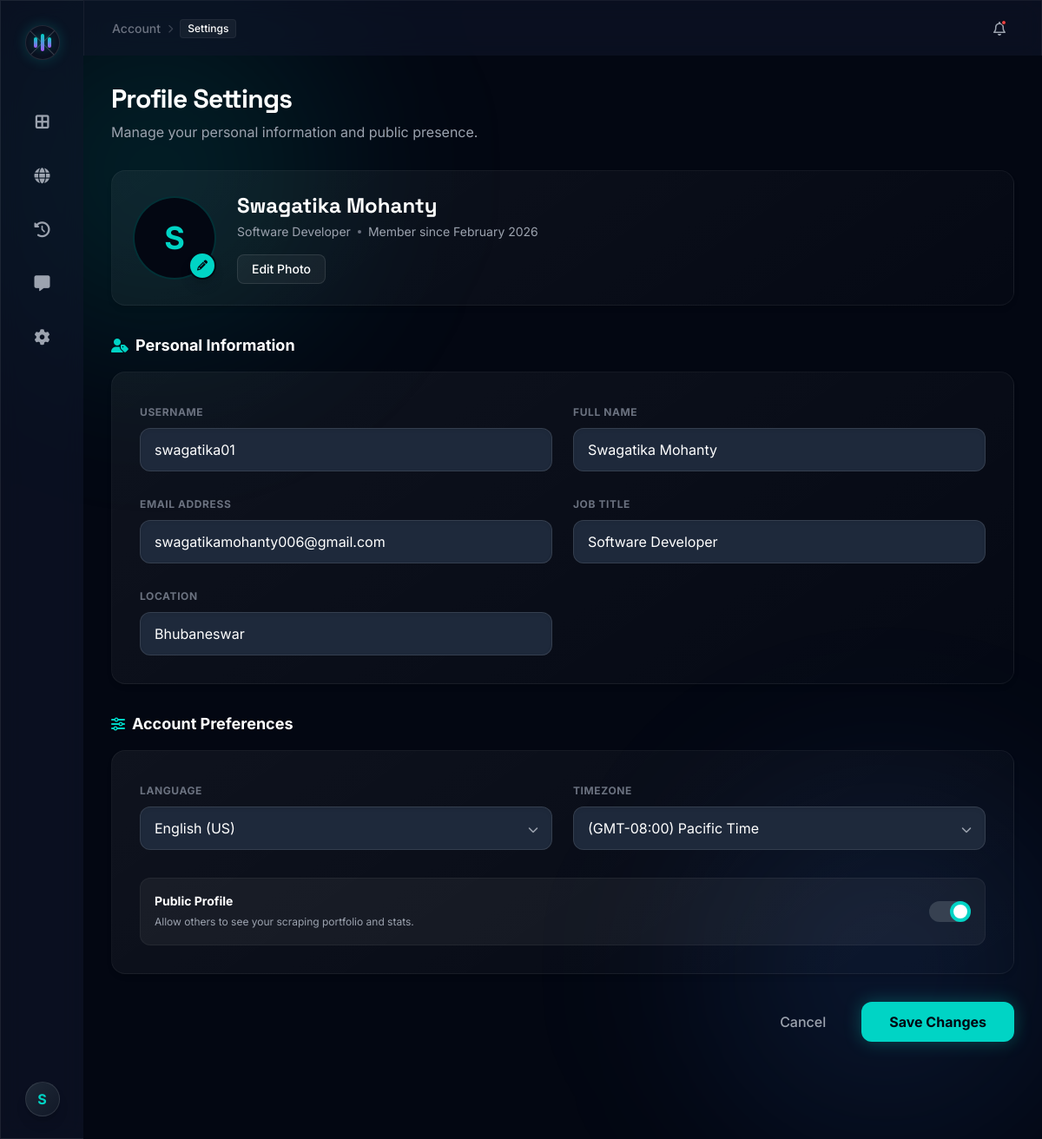
The app's page /dashboard/settings/profile/ (signed in), older data.
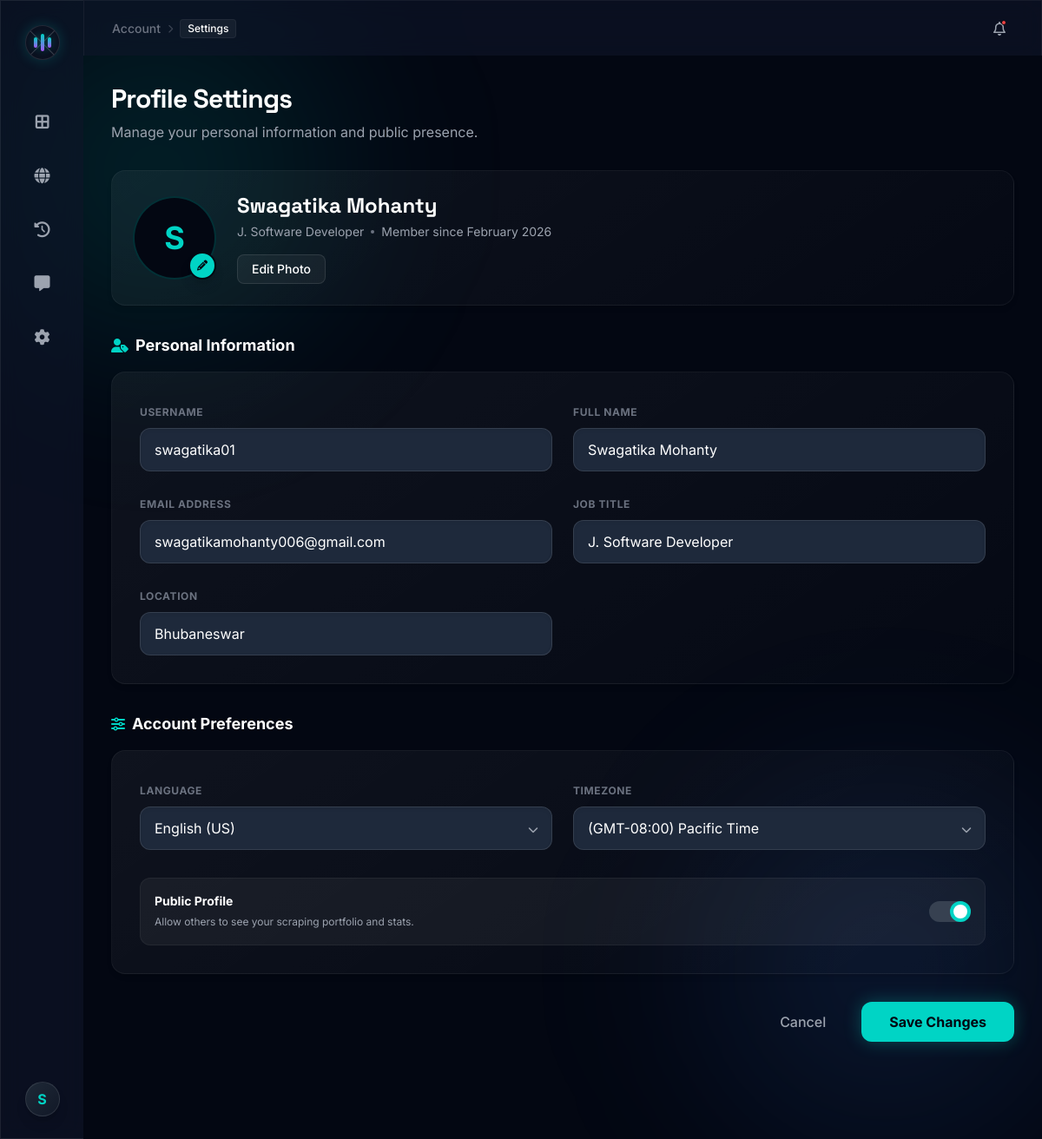
The same page, newer data.
### apps/users/models.py (models this page shows, shortened)
class User(AbstractUser):
    ROLE_ADMIN = 'ADMIN'
    ROLE_USER = 'USER'
    ROLE_CHOICES = (
        (ROLE_ADMIN, 'Admin'),
        (ROLE_USER, 'User'),
    )
    bio = models.TextField(blank=True, null=True)
    job_title = models.CharField(max_length=100, blank=True, null=True)
    location = models.CharField(max_length=100, blank=True, null=True)
    avatar = models.ImageField(upload_to='avatars/', blank=True, null=True)
    otp_code = models.CharField(max_length=6, blank=True, null=True)
    otp_created_at = models.DateTimeField(blank=True, null=True)
    role = models.CharField(max_length=10, choices=ROLE_CHOICES, default=ROLE_USER)
    is_banned = models.BooleanField(default=False)
    class Meta:
        db_table = 'users'

### core/views.py (the view, shortened to what this page needs)
# urls.py: path('dashboard/settings/<str:section>/', settings_section, name='settings_section'),
@user_required
def settings_section(request, section):
    _normalize_username(request.user)
    valid_sections = {'profile', 'plan', 'api', 'privacy', 'security'}
    active_section = section if section in valid_sections else 'profile'
    context = {'active_section': active_section}
    return render(request, 'dashboard/settings.html', context)

### core/views.py (called while the page is built, shortened)
def _normalize_username(user):
    if not user or not user.username:
        return
    if '@' not in user.username:
        return

### templates/dashboard/settings.html (shortened to what the changed rows need)
{% extends 'dashboard/base_dashboard.html' %}
{% load static %}
{% load humanize %}
{% block content %}
<div class="flex-1 overflow-y-auto p-8 scroll-smooth h-[calc(100vh-4rem)]">
    <div class="max-w-6xl mx-auto flex gap-10">
        <div class="flex-1 space-y-10 pb-20 animate-slide-up" style="animation-delay: 0.1s;">
            {% if active_section == 'profile' or not active_section %}
            <section id="profile">
                <div class="mb-8">
                    <h2 class="text-3xl font-display font-bold text-white mb-2 tracking-tight">Profile Settings</h2>
                    <p class="text-gray-400">Manage your personal information and public presence.</p>
                </div>
                <form method="POST" action="{% url 'update_profile' %}" enctype="multipart/form-data">
                    <div class="glass-card rounded-2xl p-6 mb-8 flex flex-col md:flex-row items-center gap-6">
                        <div class="relative group cursor-pointer" onclick="document.getElementById('avatar-input').click()">
                            <div class="w-24 h-24 rounded-full bg-dark-bg border-2 border-brand/20 flex items-center justify-center text-brand text-4xl font-bold overflow-hidden">
                                {% if user.avatar %}
                                <img src="{{ user.avatar.url }}" alt="Profile" class="w-full h-full object-cover">
                                {% else %}
                                <span>{{ user.username|make_list|first|upper }}</span>
                                {% endif %}
                            </div>
                            <div class="absolute bottom-0 right-0 w-8 h-8 bg-brand rounded-full flex items-center justify-center text-dark-bg border-2 border-dark-bg shadow-lg transition-transform group-hover:scale-110">
                                <i class="fa-solid fa-pencil text-xs"></i>
                            </div>
                        </div>
                        <div class="flex-1 text-center md:text-left">
                            {% if user.first_name or user.last_name %}
                            <h3 class="text-2xl font-bold text-white font-display">{{ user.first_name }}{% if user.last_name %} {{ user.last_name }}{% endif %}</h3>
                            {% else %}
                            <h3 class="text-2xl font-bold text-white font-display">{{ user.username }}</h3>
                            {% endif %}
                            <p class="text-sm text-gray-400 mt-1 flex items-center justify-center md:justify-start gap-2">
                                <span>{{ user.job_title|default:"Senior Data Architect" }}</span>
                                <span class="w-1 h-1 rounded-full bg-gray-500"></span>
                                <span>Member since {{ user.date_joined|date:"F Y" }}</span>
                            </p>
                            <button type="button" onclick="document.getElementById('avatar-input').click()" class="mt-4 px-4 py-1.5 bg-white/5 hover:bg-white/10 text-white text-sm font-medium rounded-lg border border-white/10 transition-all">
                                Edit Photo
                            </button>
                        </div>
                    </div>
                    <div class="mb-8">
                        <div class="flex items-center gap-2 mb-4 text-brand">
                            <i class="fa-solid fa-user-tag"></i>
                            <h3 class="font-bold text-white text-lg">Personal Information</h3>
                        </div>
                        <div class="glass-card rounded-2xl p-8">
                            <div class="grid grid-cols-1 md:grid-cols-2 gap-6">
                                <div class="space-y-2">
                                    <label class="text-xs font-bold text-gray-500 uppercase tracking-wider">Username</label>
                                    <input type="text" name="username" value="{{ user.username }}" class="w-full bg-dark-input border border-white/10 rounded-xl px-4 py-3 text-white focus:outline-none focus:border-brand/50 transition-all shadow-inner placeholder-gray-600">
                                </div>
                                <div class="space-y-2">
                                    <label class="text-xs font-bold text-gray-500 uppercase tracking-wider">Full Name</label>
                                    <input type="text" name="full_name" value="{{ user.first_name }} {{ user.last_name }}" class="w-full bg-dark-input border border-white/10 rounded-xl px-4 py-3 text-white focus:outline-none focus:border-brand/50 transition-all shadow-inner placeholder-gray-600" placeholder="e.g. Alex Sterling">
                                </div>
                                <div class="space-y-2">
                                    <label class="text-xs font-bold text-gray-500 uppercase tracking-wider">Email Address</label>
                                    <input type="email" name="email" value="{{ user.email }}" class="w-full bg-dark-input border border-white/10 rounded-xl px-4 py-3 text-white focus:outline-none focus:border-brand/50 transition-all shadow-inner placeholder-gray-600">
                                </div>
                                <div class="space-y-2">
                                    <label class="text-xs font-bold text-gray-500 uppercase tracking-wider">Job Title</label>
                                    <input type="text" name="job_title" value="{{ user.job_title|default:'' }}" placeholder="e.g. Senior Data Architect" class="w-full bg-dark-input border border-white/10 rounded-xl px-4 py-3 text-white focus:outline-none focus:border-brand/50 transition-all shadow-inner placeholder-gray-600">
                                </div>
                                <div class="space-y-2">
                                    <label class="text-xs font-bold text-gray-500 uppercase tracking-wider">Location</label>
                                    <input type="text" name="location" value="{{ user.location|default:'' }}" placeholder="e.g. San Francisco, CA" class="w-full bg-dark-input border border-white/10 rounded-xl px-4 py-3 text-white focus:outline-none focus:border-brand/50 transition-all shadow-inner placeholder-gray-600">
                                </div>
                            </div>
                        </div>
                    </div>
                    <div class="mb-8">
                        <div class="flex items-center gap-2 mb-4 text-brand">
                            <i class="fa-solid fa-sliders"></i>
                            <h3 class="font-bold text-white text-lg">Account Preferences</h3>
                        </div>
                        <div class="glass-card rounded-2xl p-8">
                            <div class="grid grid-cols-1 md:grid-cols-2 gap-6 mb-8">
                                <div class="space-y-2">
                                    <label class="text-xs font-bold text-gray-500 uppercase tracking-wider">Language</label>
                                    <div class="relative">
                                        <select class="w-full bg-dark-input border border-white/10 rounded-xl px-4 py-3 text-white focus:outline-none focus:border-brand/50 transition-all shadow-inner appearance-none cursor-pointer">
                                            <option>English (US)</option>
                                        </select>
                                        <div class="absolute right-4 top-1/2 -translate-y-1/2 text-gray-400 pointer-events-none">
                                        </div>
                                    </div>
                                </div>
                                <div class="space-y-2">
                                    <label class="text-xs font-bold text-gray-500 uppercase tracking-wider">Timezone</label>
                                    <div class="relative">
                                        <select class="w-full bg-dark-input border border-white/10 rounded-xl px-4 py-3 text-white focus:outline-none focus:border-brand/50 transition-all shadow-inner appearance-none cursor-pointer">
                                            <option>(GMT-08:00) Pacific Time</option>
                                        </select>
                                        <div class="absolute right-4 top-1/2 -translate-y-1/2 text-gray-400 pointer-events-none">
                                        </div>
                                    </div>
                                </div>
                            </div>
                            <div class="flex items-center justify-between p-4 bg-white/5 border border-white/5 rounded-xl">
                                <div>
                                    <h3 class="font-bold text-white text-sm mb-1">Public Profile</h3>
                                    <p class="text-xs text-gray-400 leading-relaxed">Allow others to see your scraping portfolio and stats.</p>
                                </div>
                                <div class="relative inline-block w-12 align-middle select-none">
                                    <input type="checkbox" id="public-profile" class="toggle-checkbox absolute block w-6 h-6 rounded-full bg-white border-4 appearance-none cursor-pointer checked:right-0 checked:border-brand transition-all duration-300" checked/>
                                </div>
                            </div>
                        </div>
                    </div>
                    <div class="flex justify-end gap-4">
                        <button type="button" onclick="window.location.reload()" class="px-6 py-2.5 bg-transparent hover:bg-white/5 text-gray-400 hover:text-white border border-transparent hover:border-white/20 rounded-xl transition-all font-medium">
                            Cancel
                        </button>
                        <button type="submit" class="px-8 py-2.5 bg-brand hover:bg-brand-hover text-dark-bg font-bold rounded-xl transition-all shadow-[0_0_20px_rgba(0,212,197,0.3)] hover:shadow-[0_0_30px_rgba(0,212,197,0.5)]">
                            Save Changes
                        </button>
                    </div>
                </form>
            </section>
            {% endif %}
        </div>
    </div>
</div>
{% endblock %}

### templates/dashboard/base_dashboard.html (shortened to what the changed rows need)
{% load static %}
<!DOCTYPE html>
<html lang="en">
<head>
    <script src="https://cdn.tailwindcss.com"></script>
    <link rel="stylesheet" href="https://cdnjs.cloudflare.com/ajax/libs/font-awesome/6.4.0/css/all.min.css">
</head>
<body class="bg-dark-bg text-gray-300 font-sans antialiased overflow-hidden selection:bg-brand selection:text-white">
    <div class="flex h-screen">
        <aside id="dashboard-sidebar" class="fixed inset-y-0 left-0 z-50 glass border-r-0 border-r border-dark-border flex flex-col justify-between shrink-0 transition-all duration-300 overflow-hidden group/sidebar">
            <div class="p-2 space-y-4">
                <div class="flex items-center gap-2 p-2 justify-center">
                    <button type="button" id="profileMenuToggle" data-tooltip="Profile" class="sidebar-link flex-1 flex items-center gap-3 p-2 rounded-xl hover:bg-white/5 transition-colors cursor-pointer border border-transparent hover:border-white/10 group">
                        <div class="w-10 h-10 rounded-full bg-gradient-to-br from-gray-800 to-gray-900 border border-white/10 flex items-center justify-center text-brand font-bold shadow-lg group-hover:shadow-brand/20 transition-all shrink-0 overflow-hidden">
                            {% if user.avatar %}
                                <img src="{{ user.avatar.url }}" alt="Profile" class="w-full h-full object-cover">
                            {% else %}
                                {{ user.username|make_list|first|upper }}
                            {% endif %}
                        </div>
                    </button>
                </div>
            </div>
        </aside>
        <main class="flex-1 ml-24 overflow-y-auto relative z-10 scroll-smooth">
            {% block content %}{% endblock %}
        </main>
    </div>
</body>
</html>

Row changes from the older to the newer data that the page shows:
changed User "Swagatika": job_title "Software Developer" → "J. Software Developer"
